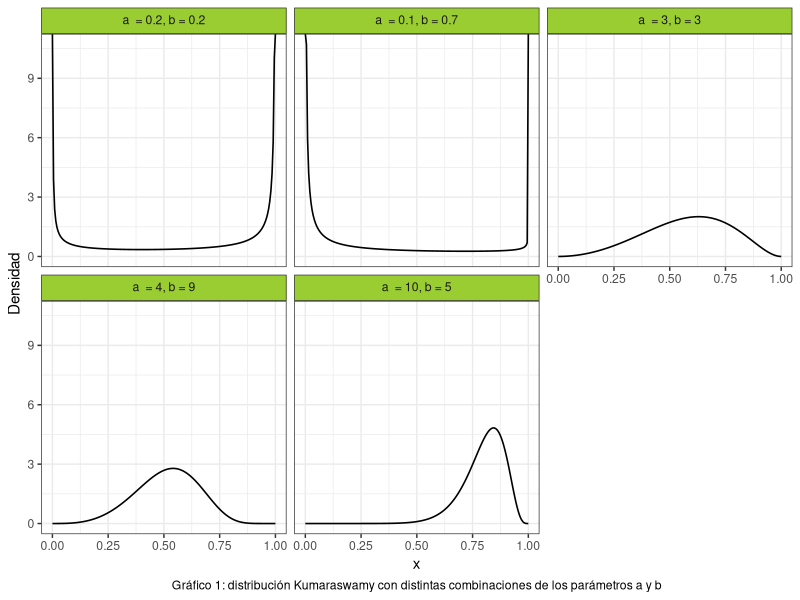
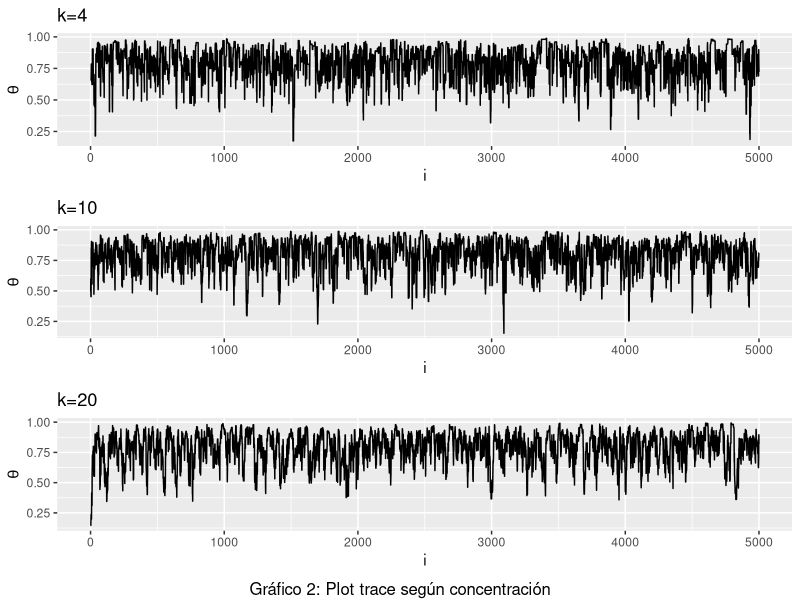
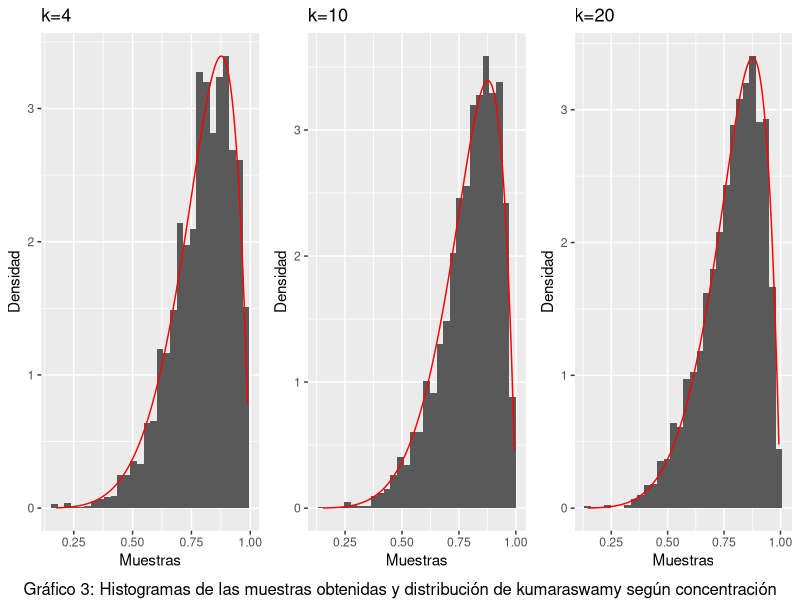
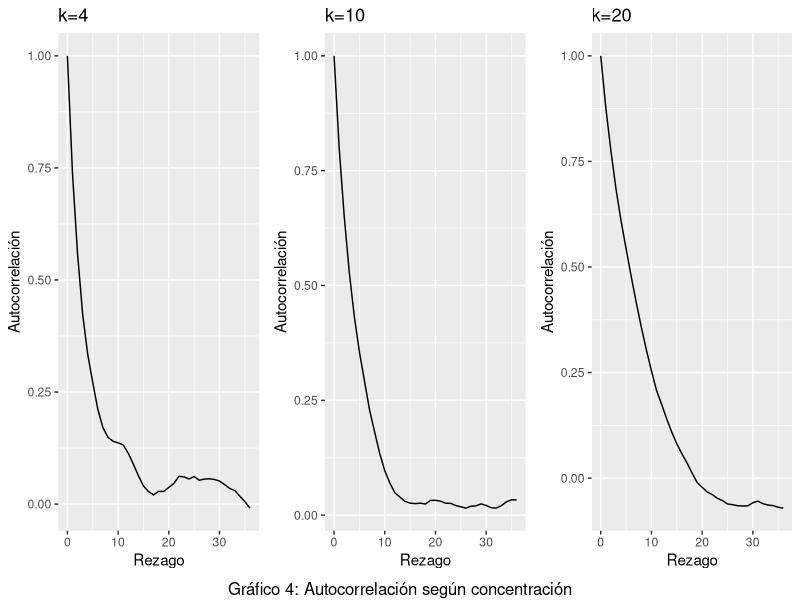
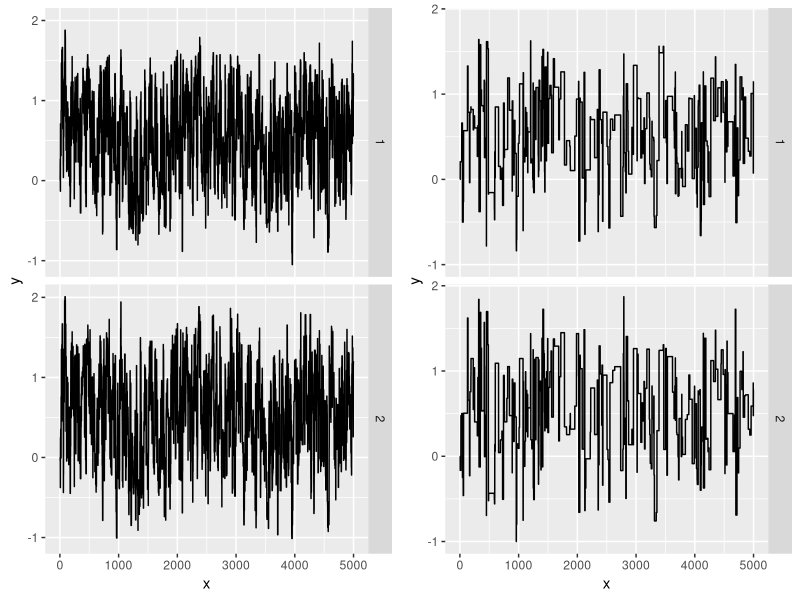
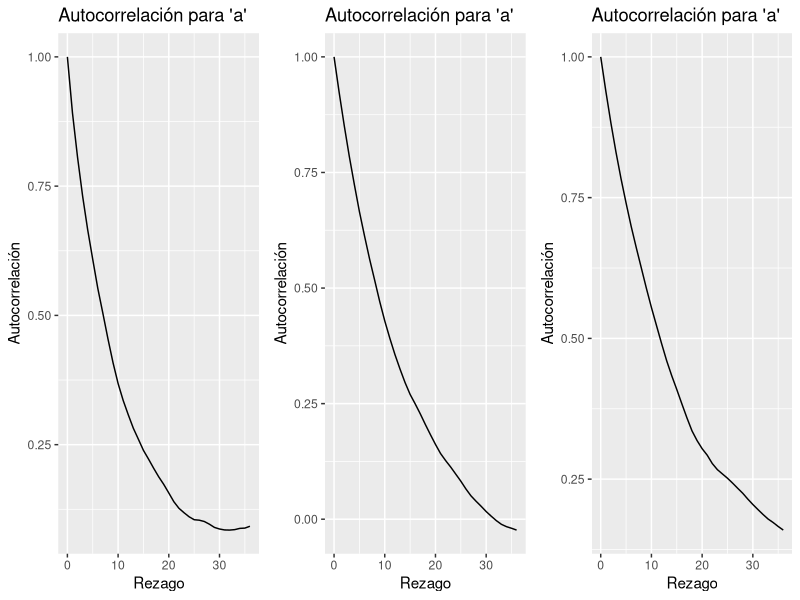
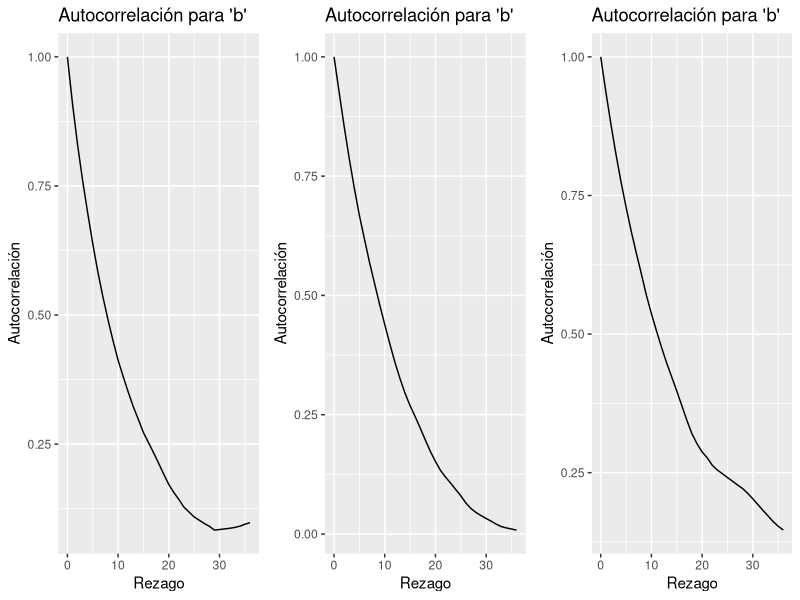

Here is the R script that generated these plots, in order: (Note: this script raises an error after producing the figures.)
## ---- chunk 1
#Librerias
library(ggplot2)
library(dplyr)
library(gridExtra)
library(kableExtra)
library(stats)
library(mvtnorm)
set.seed(394)
## ---- chunk 2

cant_saltos <- 0


sample_mh <- function(d_objetivo, r_propuesta, d_propuesta, p_inicial, n) {
  muestras <- matrix(nrow = n, ncol = length(p_inicial))
  muestras[1, ] <- p_inicial
  
  for(i in 2:n) {
    p_actual <- muestras[i-1,]
    p_nuevo <- r_propuesta(p_actual)
    
    f_nuevo <- d_objetivo(p_nuevo)
    f_actual <- d_objetivo(p_actual)
    
    q_actual <- d_propuesta(p_actual, mean = p_nuevo)
    q_nuevo <- d_propuesta(p_nuevo, mean = p_actual)
    
    alpha <- min(1, (f_nuevo/f_actual)*(q_actual/q_nuevo))
    aceptar <- rbinom(1, 1, alpha)
    
    if(aceptar) { 
      muestras[i,] <- p_nuevo
      cant_saltos <- cant_saltos + 1
      
    } else {
      muestras[i,] <- p_actual
    }
  }
  
  if (ncol(muestras) == 1) {
    muestras <- as.vector(muestras)
  } 
  return(list(muestras=muestras,cant_saltos=cant_saltos))
}

## ---- chunk 3
#Punto 2
# Crear grilla para los valores de "x"
grid_n <- 200
x_grid <- seq(0, 1, length.out = grid_n)

kumaraswamy <- function(x, a, b){
  a*b*(x^(a-1))*((1-(x^a))^(b-1))
}

a <- c(0.2, 0.1, 3, 4, 10)
b <- c(0.2, 0.7, 3, 9, 5)


#Creamos un data frame para graficar la distribución de Kumaraswamy:

data1 <- data.frame(
  Funcion = as.factor(rep(1:5, each = grid_n)),
  Densidad = numeric(5 * grid_n),
  Grilla = rep(x_grid, times = 5)
) 

#Completamos el data frame con las densidades:
for(i in 1:5) {
    indices <- seq(from = 1 + (i - 1) * 200, to = 200 + (i - 1) * 200)
    data1$Densidad[indices] <- kumaraswamy(x_grid, a[i], b[i])
}

# Asigno etiquetas para cada función de kumaraswamy
levels(data1$Funcion) <- c(
  expression(a ~ " = 0.2," ~ b ~ "= 0.2"),
  expression(a ~ " = 0.1," ~ b ~ "= 0.7"),
  expression(a ~ " = 3," ~ b ~ "= 3"),
  expression(a ~ " = 4," ~ b ~ "= 9"),
  expression(a ~ " = 10," ~ b ~ "= 5")
)

ggplot(data = data1, aes(x = Grilla, y = Densidad)) +
  geom_line(size = 0.55) +
  facet_wrap(~Funcion, labeller = label_parsed) +
  theme_bw() +
  labs(x = "x",
       caption = "Gráfico 1: distribución Kumaraswamy con distintas combinaciones de los parámetros a y b") + 
  theme(
    strip.background = element_rect(fill = "olivedrab3"),
    plot.caption = element_text(hjust = 0.5)
  )

## ---- chunk 4
#Punto 3
concentracion3 <- c(4,10,20)
tabla3 <- data.frame ( 
  concentracion = rep(concentracion3, each = 5000),
  muestra = numeric(15000)
  )
tasa3 <- numeric(3)

for (i in 1:3) {
#Funciones a usar
d_objetivo3 <- function(x) kumaraswamy(x, 6, 2)
d_propuesta3 <- function(x, mean) dbeta(x, shape1 = mean * concentracion3[i], shape2 = (1-mean) * concentracion3[i])
r_propuesta3 <- function(x) rbeta(1, shape1 = x * concentracion3[i], shape2 = (1-x) * concentracion3[i])
#Donde x hace referencia a mu
n3 <- 5000
p_inicial3 <- rbeta(1,shape1=2,shape2=2)
funcion3 <- sample_mh(d_objetivo3, r_propuesta3, d_propuesta3, p_inicial3, n3)
indices <- seq(from = 1 + (i - 1) * 5000, to = 5000 + (i - 1) * 5000)
tabla3$muestra[indices] <- funcion3$muestras

tasa3[i] <- funcion3$cant_saltos/n3
} 

#Tasa de aceptacion
tabla3_2 <- data.frame(
  Concentracion = c("4","10","20"),
  Tasa_de_aceptacion = tasa3
) %>%
  kable() %>%
  kable_styling(bootstrap_options = c("striped","hover","condensed")) %>%
  add_footnote("Tabla 1: Tasa de aceptación")

print (tabla3_2)
## ---- chunk 5

#Gata peluda junta
# Agrego una columna con el orden de las muestras
tabla3$orden <- rep(1:5000, times = 3)
tabla3$concentracion <- as.factor(tabla3$concentracion) 


# Gráfico con múltiples líneas
grafico3_1 <- ggplot(data = tabla3, aes(x = orden, y = muestra, group = concentracion, color = concentracion)) +
  geom_line() +
  theme_bw() +
  labs(x = "x", y = "y", color = "Group", caption = "Gráfico: Trace plot para las 3 concentraciones") +
  theme(legend.position = "top")  



#Trace plots
plot_trace <- function(x){
  data.frame(x = seq_along(x), y = x) %>% 
    ggplot() +
    geom_line(aes(x = x, y = y))
}

grafico3_2 <- plot_trace(tabla3$muestra[1:5000]) +
              labs(x = "i", y = expression(theta), title = "k=4")
grafico3_3 <- plot_trace(tabla3$muestra[5001:10000]) +
              labs(x = "i", y = expression(theta), title = "k=10")
grafico3_4 <- plot_trace(tabla3$muestra[10001:15000]) +
              labs(x = "i", y = expression(theta), title = "k=20")

grid.arrange(grafico3_2,grafico3_3,grafico3_4, nrow=3, bottom ="Gráfico 2: Plot trace según concentración")
## ---- chunk 6

#Histogramas
plot_hist <- function(x, d_objetivo3) {
  x_seq <- seq(min(x), max(x), length.out = n3)
  df_hist <- data.frame(x = x)
  df_line <- data.frame(x = x_seq, y = d_objetivo3(x_seq))
  
  ggplot(df_hist)+
    geom_histogram(aes(x = x, y =after_stat(density))) +
    geom_line(aes(x = x, y = y), data = df_line, color = "red")
}

grafico3_5 <- plot_hist(tabla3$muestra[1:5000],d_objetivo3) +
  labs (title = "k=4", x = "Muestras", y = "Densidad")
grafico3_6 <- plot_hist(tabla3$muestra[5001:10000],d_objetivo3) +
  labs (title = "k=10", x = "Muestras", y = "Densidad")
grafico3_7 <- plot_hist(tabla3$muestra[10001:15000],d_objetivo3) +
  labs (title = "k=20", x = "Muestras", y = "Densidad")

grid.arrange(grafico3_5,grafico3_6,grafico3_7,nrow=1, bottom = "Gráfico 3: Histogramas de las muestras obtenidas y distribución de kumaraswamy según concentración")

## ---- chunk 7

#Graficos de autocorrelacion
plot_acf <- function(data, title) {
  acf_result <- acf(data, plot = FALSE)
  ggplot() +
    geom_line(aes(y = acf_result$acf, x = acf_result$lag)) +
    labs(title = title, x = "Rezago", y = "Autocorrelación")
}


grafico3_8 <- plot_acf(tabla3$muestra[1:5000], "k=4")
grafico3_9 <- plot_acf(tabla3$muestra[5001:10000], "k=10")
grafico3_10 <- plot_acf(tabla3$muestra[10001:15000], "k=20")

grid.arrange(grafico3_8,grafico3_9,grafico3_10,nrow=1,  bottom = "Gráfico 4: Autocorrelación según concentración") 

## ---- chunk 8
#Punto 4
muestra4_1 <- tabla3$muestra[1:5000]
muestra4_2 <- tabla3$muestra[5001:10000]
muestra4_3 <- tabla3$muestra[10001:15000]

#Calculo de la media y los percentiles 5 y 95 para X:
variable_x <- data.frame(
  Muestra = c("1", "2", "3"),
  Concentración = c("k=4", "k=10", "k=20"),
  Medias =  c(mean(muestra4_1), mean(muestra4_2), mean(muestra4_3)),
  Percentil_5 = c(quantile(muestra4_1, prob = c(0.05)),
                  quantile(muestra4_2, prob = c(0.05)),
                  quantile(muestra4_3, prob = c(0.05))
                  ),
  Percentil_95 = c(quantile(muestra4_1, prob = c(0.95)),
                  quantile(muestra4_2, prob = c(0.95)),
                  quantile(muestra4_3, prob = c(0.95))
                  )
) %>%
  kable() %>%
  kable_styling(bootstrap_options = c("striped","hover","condensed")) %>%
  add_footnote("Tabla 2: Media y percentiles de X")

print(variable_x)


## ---- chunk 9
#Cálculo de la media y los percentiles 5 y 95 para logit(X):
l_m1 <- log((muestra4_1/(1-muestra4_1)))
l_m2 <- log((muestra4_2/(1-muestra4_2)))
l_m3 <- log((muestra4_3/(1-muestra4_3)))



variable_logit_X <- data.frame(
  Muestra = c("1", "2", "3"),
  Concentración = c("k=4", "k=10", "k=20"),
  Medias = c(mean(l_m1), mean(l_m2), mean(l_m3)),
  Percentil_5 = c(quantile(l_m1, prob = c(0.05)),
                  quantile(l_m2, prob = c(0.05)),
                  quantile(l_m3, prob = c(0.05))
                  ),
  Percentil_95 = c(quantile(l_m1, prob = c(0.95)),
                  quantile(l_m2, prob = c(0.95)),
                  quantile(l_m3, prob = c(0.95))
                  )
) %>%
  kable() %>%
  kable_styling(bootstrap_options = c("striped","hover","condensed")) %>%
  add_footnote("Tabla 3: Media y percentiles de logit(X)")


print(variable_logit_X)


## ---- chunk 10
#Paso 7

# Funciones a utilizar
#1.Trace plot
plot_trace <- function(x, y) {
  n <- length(x)
  df <- data.frame(
    x = rep(1:n, 2),
    y = c(x,y),
    dimension = rep(1:2, each = n)
  )
  
  ggplot(df) + 
    geom_line(aes(x = x, y = y)) +
    facet_grid(rows = vars(dimension))
}


#2. Cálculo de R sombrero

W <- function(muestras) {
  
  mean(apply(muestras, 2, var))
 
}


B <-  function(muestras, M, S) {
  media_g <- mean(muestras)
  media_cadena <- mean(apply(muestras, 2, mean))
  
  
  b <- (S/(M-1))* sum((media_cadena-media_g)^2)
  #S = cantidad observaciones
  #M = cantidad muestras
  return(b)
}


r_hat <- function(x) {
  S <- nrow(x)
  M <- ncol(x)
  W <- W(x)
  B <- B(x, M, S)
  
  sqrt(((S/(S-1))*W + (1/S)*B)/W)
}

#3. Número efectivo de muestras
n_eff <- function(muestras){
  S <- length(muestras)
  autocorr <- acf(muestras, plot = F, lag = Inf)$acf
  limite <- which((autocorr < 0.001))[1] #sumamos hasta ese valor
  denom <- 1 + 2 * sum(autocorr[2:limite])
  
  S/denom
  
}


n7 <- 5000
funcion7_1 <- function(matriz_cov) {
    d_objetivo7 <- function(x) dmvnorm(x,c(0.4,0.75),matrix(c(1.35,0.4,0.4,2.4),nrow=2))
    d_propuesta7 <- function(x, mean) dmvnorm(x,mean = mean ,sigma = matriz_cov)
    r_propuesta7 <- function(x) rmvnorm(1, mean = x, sigma = matriz_cov)  


funcion7 <- sample_mh(d_objetivo7,r_propuesta7,d_propuesta7,c(0,0),n7)
muestra7 <- funcion7$muestras
grafico7_1 <- plot_trace(muestra7[,1],muestra7[,2])
r_sombrero <- r_hat(muestra7)
n_eff7_1 <- n_eff(muestra7[,1])
n_eff7_2 <- n_eff(muestra7[,2])
 return(list(grafico = grafico7_1, n1 = n_eff7_1, n2 = n_eff7_2, r = r_sombrero,
             muestra7 = muestra7))

}

#Evalucación de diferentes matrices de variancia y covariancia
matriz1 <- funcion7_1(matrix(c(2, 0.5, 0.5, 3), nrow = 2))
matriz2 <- funcion7_1(matrix(c(2, 0, 0, 3), nrow = 2))
matriz3 <- funcion7_1(matrix(c(0.4, 0, 0, 0.4), nrow = 2))
matriz4 <- funcion7_1(matrix(c(1, 0, 0, 1), nrow = 2))
matriz5 <- funcion7_1(matrix(c(5, 0, 0, 6), nrow = 2))

tabla <- data.frame(
  Matriz = c("1", "2", "3", "4", "5"),
  Num_efectivo_p1 = trunc(c(matriz1$n1, matriz2$n1, matriz3$n1, matriz4$n1, matriz5$n1)),
  Num_efectivo_p2 = trunc(c(matriz1$n2, matriz2$n2, matriz3$n2, matriz4$n2, matriz5$n2))
)
tabla
#Nos quedariamos con la ultima matriz.
## ---- chunk 11
#Punto 8: se calculan las probabilidades con la última matriz de var y cov.
muestra7 <- as.data.frame(matriz5$muestra7)
colnames(muestra7) <- c("X", "Y")

#Probabilidades estimadas
#Probabilidad n°1:
prob1 <- muestra7 %>% 
  filter(X > 1) %>% 
  count(Y < 0)

prob1$n[2]/(n7)


#Probabilidad n°2:
prob2 <- muestra7 %>% 
  filter(X > 1) %>% 
  count(Y > 2)

prob2$n[2]/(n7)



#Probabilidad n°3:
prob3 <- muestra7 %>% 
  filter(X > 0.4) %>% 
  count(Y > 0.75)

prob3$n[2]/(n7)



#Probabilidades reales:

#Probabilidad n°1:
pmvnorm(lower = c(1, -Inf), upper = c(Inf, 0), 
        mean = c(0.4, 0.75), sigma = matrix(c(1.35, 0.4, 0.4, 2.4), nrow = 2))

#Cómo funcionan "lower" y "upper"? 
#"lower" es un vector que indica los limites inferiores de cada variable: 1 para X y -Infinito para Y; "upper" funciona de manera igual.


#Probabilidad n°2:
pmvnorm(lower = c(1, 2), upper = c(Inf, Inf), 
        mean = c(0.4, 0.75), sigma = matrix(c(1.35, 0.4, 0.4, 2.4), nrow = 2))



#Probabilidad n°3:
pmvnorm(lower = c(0.4, 0.75), upper = c(Inf, Inf), 
        mean = c(0.4, 0.75), sigma = matrix(c(1.35, 0.4, 0.4, 2.4), nrow = 2))


## ---- chunk 12
#Punto 9

p_estrella <- function(x, a, b){
  exp(-((((a - x[1])^2) + b * ((x[2] - x[1])^2))^2))
}



n9 <- 5000

funcion9_1 <- function(matriz_cov) {
    d_objetivo9 <- function(x) p_estrella(x, 0.5, 5)
    d_propuesta9 <- function(x, mean) dmvnorm(x, mean = mean, sigma = matriz_cov)
    r_propuesta9 <- function(x) rmvnorm(1, mean = x, sigma = matriz_cov)  
    
    funcion9 <- sample_mh(d_objetivo9,r_propuesta9,d_propuesta9,c(0,0),n9)
    muestra9 <- funcion9$muestras
    grafico9_1 <- plot_trace(muestra9[,1],muestra9[,2])
    
    n_eff9_1 <- n_eff(muestra9[,1])
    n_eff9_2 <- n_eff(muestra9[,2])
    tasa9 <- funcion9$cant_saltos/n9
    autocorr_1 <- acf(muestra9[,1], plot = F)
    autocorr_2 <- acf(muestra9[,2], plot = F)
    
    return(list(grafico = grafico9_1, n1 = n_eff9_1, n2 = n_eff9_2,
             muestra9 = muestra9, tasa9 = tasa9, autocorr_p1 = autocorr_1,
             autocorr_p2 = autocorr_2))

}


matriz1 <- funcion9_1(matrix(c(0.3, 0.1, 0.1, 0.2), nrow = 2))
matriz2 <- funcion9_1(matrix(c(2, 0, 0, 2), nrow = 2))
matriz3 <- funcion9_1(matrix(c(4, 1, 1, 4), nrow = 2))



grafico9_1_1 <- ggplot()+
  geom_line(aes(y = matriz1$autocorr_p1$acf, x = matriz1$autocorr_p1$lag)) +
  labs (title = "Autocorrelación para 'a' ", x = "Rezago", y = "Autocorrelación")

grafico9_1_2 <- ggplot()+
  geom_line(aes(y = matriz1$autocorr_p2$acf, x = matriz1$autocorr_p2$lag)) +
  labs (title = "Autocorrelación para 'b' ", x = "Rezago", y = "Autocorrelación")


grafico9_2_1 <- ggplot()+
  geom_line(aes(y = matriz2$autocorr_p1$acf, x = matriz2$autocorr_p1$lag)) +
  labs (title = "Autocorrelación para 'a' ", x = "Rezago", y = "Autocorrelación")

grafico9_2_2 <- ggplot()+
  geom_line(aes(y = matriz2$autocorr_p2$acf, x = matriz2$autocorr_p2$lag)) +
  labs (title = "Autocorrelación para 'b' ", x = "Rezago", y = "Autocorrelación")

grafico9_3_1 <- ggplot()+
  geom_line(aes(y = matriz3$autocorr_p1$acf, x = matriz3$autocorr_p1$lag)) +
  labs (title = "Autocorrelación para 'a' ", x = "Rezago", y = "Autocorrelación")


grafico9_3_2 <- ggplot()+
  geom_line(aes(y = matriz3$autocorr_p2$acf, x = matriz3$autocorr_p2$lag)) +
  labs (title = "Autocorrelación para 'b' ", x = "Rezago", y = "Autocorrelación")
## ---- chunk 13
grid.arrange(matriz1$grafico, matriz3$grafico, ncol= 2)

tasas <- data.frame(
  Matriz = c("1", "2", "3"),
  Tasa = c(matriz1$tasa9, matriz2$tasa9, matriz3$tasa9)
)


grid.arrange(grafico9_1_1, grafico9_2_1, grafico9_3_1, ncol = 3)
grid.arrange(grafico9_1_2, grafico9_2_2, grafico9_3_2, ncol = 3)
## ---- chunk 14
#Punto 10
muestra9 <- as.data.frame(matriz1$muestra9)
colnames(muestra9) <- c("X", "Y")

#Probabilidades estimadas
#Probabilidad n°1:
prob1 <- muestra9 %>% 
  filter(X > 0 & X < 1 ) %>% 
  count(Y < 1 & Y > 0)

prob1$n[2]/(n9)



#Probabilidad n°2:
prob2 <- muestra9 %>% 
  filter(X > -1 & X < 0 ) %>% 
  count(Y < 1 & Y > 0)

prob2$n[2]/(n9)




#Probabilidad n°3:
prob3 <- muestra9 %>% 
  filter(X > 1 & X < 2 ) %>% 
  count(Y < 3 & Y > 2)

prob3$n[2]/(n9)



{r}
#Punto 11
#Aproximación por el método de la grilla:

#Creación de grillas para los parámetros
grid_a <- seq()
